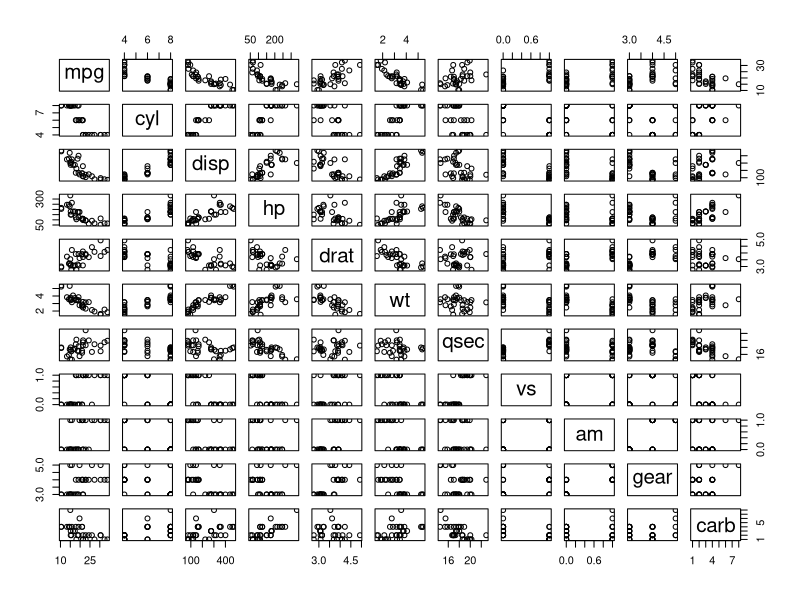
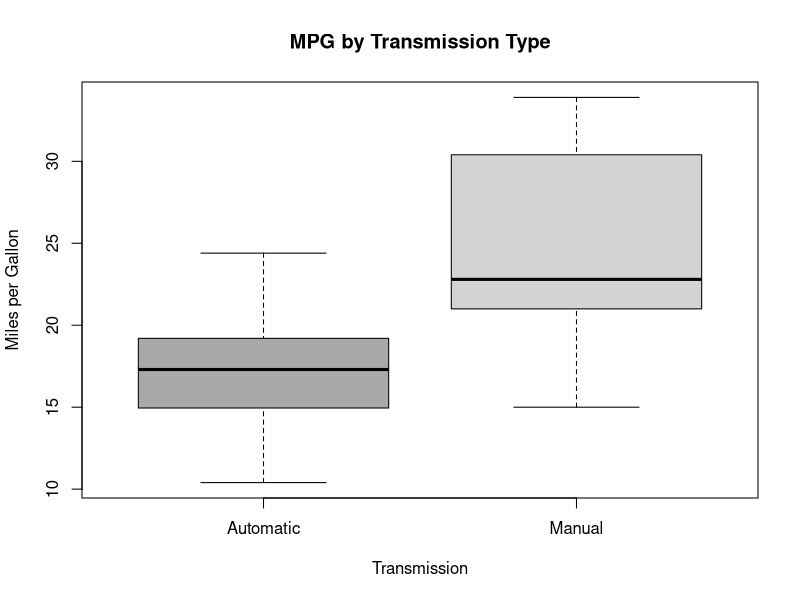

These figures' R source, in order: (Note: this script raises an error after producing the figures.)
## ---- chunk 1
data(mtcars)
names(mtcars)
## ---- chunk 2
plot(mtcars)
# echo = FALSE parameter was added to the code chunk to prevent printing of the R code that generated the plot
## ---- chunk 3
data(mtcars)
names(mtcars)
## ---- chunk 4
mtcars$am <- as.factor(mtcars$am)
levels(mtcars$am) <- c("Automatic", "Manual")
## ---- chunk 5
boxplot(mpg~am, data = mtcars,
        col = c("dark grey", "light grey"),
        xlab = "Transmission",
        ylab = "Miles per Gallon",
        main = "MPG by Transmission Type")
## ---- chunk 6
aggregate(mpg~am, data = mtcars, mean)

## ---- chunk 7
autoData <- mtcars[mtcars$am == "Automatic",]
manualData <- mtcars[mtcars$am == "Manual",]
t.test(autoData$mpg, manualData$mpg)

## ---- chunk 8
data(mtcars)
sort(cor(mtcars)[1,])
## ---- chunk 9
fit <- lm(mpg~am, data = mtcars)
summary(fit)
## ---- chunk 10
# Here we adopt a stepwise algorithm to choose the best model by using step() function
stepmodel = step(lm(data = mtcars, mpg ~ .),trace=0,steps=10000)
summary(stepmodel)
## ---- chunk 11
# We include 3 variables wt, qsec and am. This model captured 84% of total variance. 
bestfit <- lm(mpg~am + wt + qsec, data = mtcars)
anova(fit, bestfit)
## ---- chunk 12
#final model results
summary(bestfit)
## ---- chunk 13
par(mfrow = c(1, 2))
# Histogram with Normal Curve
x <- mtcars$mpg
h<-hist(x, breaks=10, col="red", xlab="Miles Per Gallon",
   main="Histogram of Miles per Gallon")
xfit<-seq(min(x),max(x),length=40)
yfit<-dnorm(xfit,mean=mean(x),sd=sd(x))
yfit <- yfit*diff(h$mids[1:2])*length(x)
lines(xfit, yfit, col="blue", lwd=2)

# Kernel Density Plot
d <- density(mtcars$mpg)
plot(d, xlab = "MPG", main ="Density Plot of MPG")
## ---- chunk 14
par(mfrow = c(2,2))
plot(bestfit)
